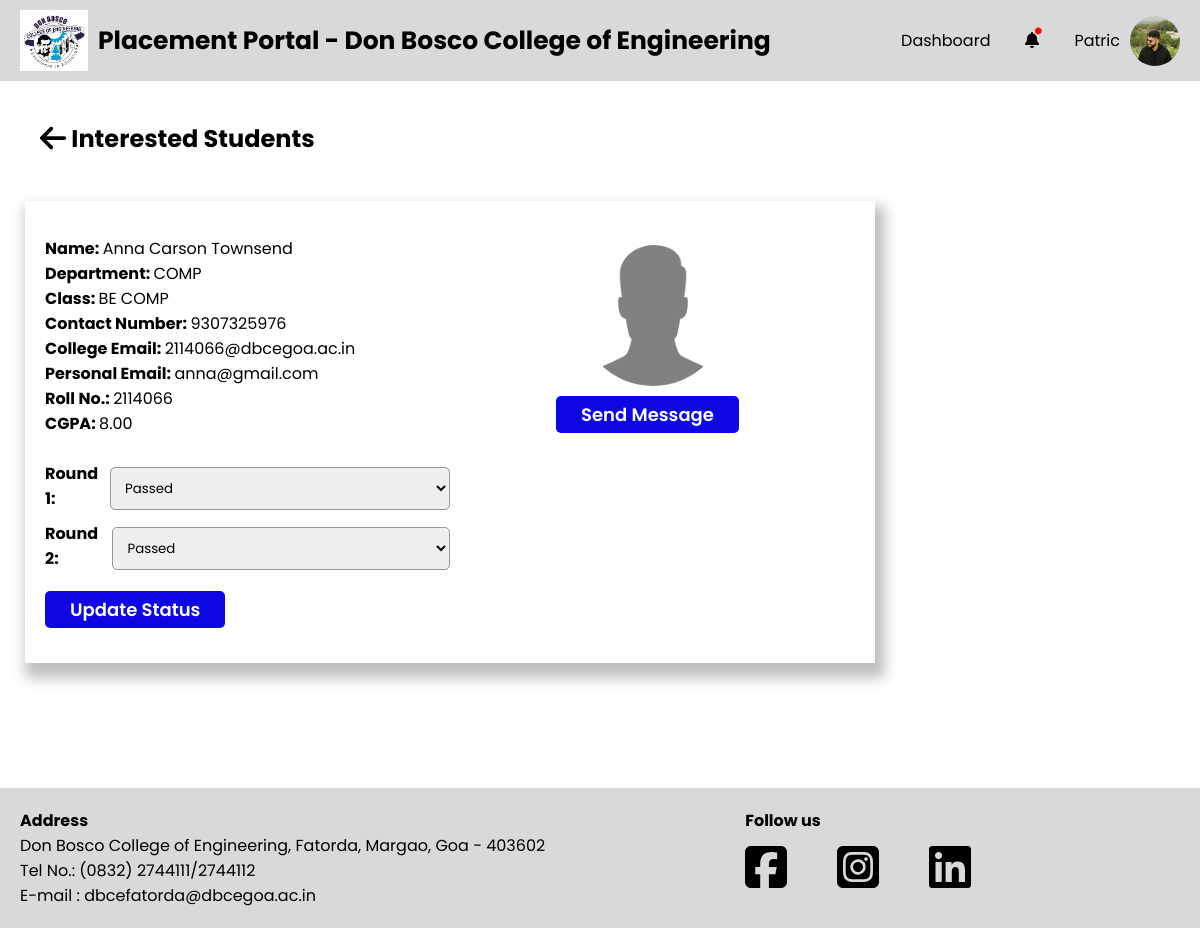
Page /PlacementCoordinator/job-interested-students-details.php?jid=48&semail=2114066@dbcegoa.ac.in (signed in) on the committed database.
### tables this page shows
CREATE TABLE `student` (
  `S_College_Email` varchar(255) NOT NULL,
  `S_Fname` varchar(255) NOT NULL,
  `S_Mname` varchar(255) NOT NULL,
  `S_Lname` varchar(255) NOT NULL,
  `S_Personal_Email` varchar(255) NOT NULL,
  `S_Address` text NOT NULL,
  `S_Phone_no` varchar(20) NOT NULL,
  `S_Roll_no` varchar(50) NOT NULL,
  `S_PR_No` varchar(50) NOT NULL,
  `S_10th_Perc` decimal(5,2) NOT NULL,
  `S_12th_Perc` decimal(5,2) NOT NULL,
  `S_Password` varchar(255) NOT NULL,
  `S_Resume` varchar(255) NOT NULL,
  `S_Profile_pic` varchar(255) NOT NULL,
  `S_10th_marksheet` varchar(255) NOT NULL,
  `S_12th_marksheet` varchar(255) NOT NULL,
  `S_Class_id` int(11) DEFAULT NULL,
  `S_Year_of_Admission` year(4) NOT NULL,
  `Gender` varchar(1) NOT NULL,
  `PLACED` varchar(10) NOT NULL DEFAULT 'No',
  `registration_complete` tinyint(4) NOT NULL DEFAULT 0
);

CREATE TABLE `department` (
  `Dept_id` int(11) NOT NULL,
  `Dept_name` varchar(255) NOT NULL
);

CREATE TABLE `class` (
  `Class_id` int(11) NOT NULL,
  `Class_name` varchar(255) NOT NULL,
  `Dept_id` int(11) DEFAULT NULL
);

CREATE TABLE `result` (
  `S_College_Email` varchar(255) NOT NULL,
  `Sem1_SGPA` decimal(4,2) NOT NULL DEFAULT 0.00,
  `Sem2_SGPA` decimal(4,2) NOT NULL DEFAULT 0.00,
  `Sem3_SGPA` decimal(4,2) NOT NULL DEFAULT 0.00,
  `Sem4_SGPA` decimal(4,2) NOT NULL DEFAULT 0.00,
  `Sem5_SGPA` decimal(4,2) NOT NULL DEFAULT 0.00,
  `Sem6_SGPA` decimal(4,2) NOT NULL DEFAULT 0.00,
  `Sem7_SGPA` decimal(4,2) NOT NULL DEFAULT 0.00,
  `Sem8_SGPA` decimal(4,2) NOT NULL DEFAULT 0.00,
  `CGPA` decimal(4,2) NOT NULL DEFAULT 0.00,
  `has_backlogs` tinyint(1) DEFAULT 0
);

CREATE TABLE `studentrounds` (
  `S_College_Email` varchar(255) NOT NULL,
  `R_id` int(11) NOT NULL,
  `RoundStatus` enum('pending','rejected','passed') DEFAULT 'pending'
);

CREATE TABLE `rounds` (
  `R_id` int(11) NOT NULL,
  `J_id` int(11) DEFAULT NULL,
  `Round_no` int(11) DEFAULT NULL,
  `Location` varchar(255) DEFAULT NULL,
  `Link` varchar(255) DEFAULT NULL,
  `Time` time DEFAULT NULL,
  `Date` date DEFAULT NULL,
  `Description` text DEFAULT NULL
);

### PlacementCoordinator/tpo-utility-functions.php (the view, shortened to what this page needs)
<?php
function getInterestedStudentsDetails()
{
    global $conn;
    $jid = (int) $_GET['jid'];
    $semail = (string) $_GET['semail'];
    $fetchStudentQuery = 'SELECT s.S_Fname as fname,CONCAT_WS(" ",s.S_Fname,s.S_Mname,s.S_Lname) as name,s.S_Profile_pic as logo, s.S_Personal_Email as pemail,s.S_Phone_no as phno,s.S_Roll_no as rollno,c.Class_name as cname,d.Dept_name as dname,r.CGPA as cgpa FROM student AS s
        INNER JOIN class AS c ON c.Class_id = s.S_Class_id
        INNER JOIN department AS d ON c.Dept_id = d.Dept_id
        INNER JOIN result AS r ON s.S_College_Email = r.S_College_Email
        WHERE s.S_College_Email = ?';
    $fetchStudent = $conn->prepare($fetchStudentQuery);
    $fetchStudent->bind_param("s", $semail);
    $fetchStudent->execute();
    $result1 = $fetchStudent->get_result();
    $row1 = $result1->fetch_assoc();
    $fetchRoundsQuery = 'SELECT r.Round_no roundno, sr.R_id rid, sr.RoundStatus roundstatus FROM rounds as r
INNER JOIN studentrounds AS sr ON sr.R_id=r.R_id
WHERE r.J_id = ? AND sr.S_College_Email= ?;';
    $fetchRounds = $conn->prepare($fetchRoundsQuery);
    $fetchRounds->bind_param("is", $jid, $semail);
    $fetchRounds->execute();
    $result2 = $fetchRounds->get_result();
    echo '<div class="section-details">
                        <p><strong>Name: </strong>' . $row1["name"] . '</p>
                        <p><strong>Department: </strong>' . $row1["dname"] . '</p>
                        <p><strong>Class: </strong>' . $row1["cname"] . '</p>
                        <p><strong>Contact Number: </strong>' . $row1["phno"] . '</p>
                        <p><strong>College Email: </strong>' . $semail . '</p>
                        <p><strong>Personal Email: </strong>' . $row1["pemail"] . '</p>
                        <p><strong>Roll No.: </strong>' . $row1["rollno"] . '</p>
                        <p><strong>CGPA: </strong>' . $row1["cgpa"] . '</p>
                        <br/>
                        <form class="status-form" action="" method="post">
                        <div>';
    while ($row2 = $result2->fetch_assoc()) {
        echo '<p class="status-form-inputs">
                            <strong>Round ' . $row2["roundno"] . ': </strong>
                            <select name="round_status[' . $row2["rid"] . ']" id="" >
                                <option value="pending"' . ($row2["roundstatus"] == 'pending' ? ' selected' : '') . '>Pending</option>
                                <option value="passed"' . ($row2["roundstatus"] == 'passed' ? ' selected' : '') . '>Passed</option>
                                <option value="rejected"' . ($row2["roundstatus"] == 'rejected' ? ' selected' : '') . '>Rejected</option>
                            </select>
                        </p>';
    }
    echo ' </div>
                    <button class="update-round-status" name="update-round-status"> Update Status </button>
                    </form>
                    </div>
                    <div class="section-img">
                        <img src="../Data/Students/Profile_Images/' . $row1["logo"] . '" alt="">
                        <div class="button-container">
                            <a href="./notification-post-solo.php?semail='.$semail.'&sname='.$row1["fname"].'"><button class="send-message-button">Send Message</button></a>
                        </div>
                    </div>';
}

### PlacementCoordinator/css/footer.css (style rules this page uses)
a { all: unset; }

### PlacementCoordinator/css/root.css (style rules this page uses)
*,*::after,*::before { padding: 0; margin: 0; box-sizing: border-box; font-family: "Poppins", sans-serif; }
:root { --primary-blue : #0C07E4; --primary-grey : #d9d9d9; --primary-white : white; --primary-red : #FB1616; --secondary-grey : #969696; }

### PlacementCoordinator/css/eligible-students-details.css (style rules this page uses)
*,*::after,*::before { padding: 0; margin: 0; box-sizing: border-box; font-family: "Poppins", sans-serif; }
:root { --primary-blue : #0C07E4; --primary-grey : #d9d9d9; --primary-white : white; --primary-red : #FB1616; }
.sections a { cursor: pointer; color: blue; }
.button-container { display: flex; justify-content: flex-end; margin-right:10px; }
.send-message-button { margin-top: 10px; padding-block: 5px; padding-inline: 25px; border-radius: 5px; border: none; font-weight: 600; font-size: 18px; cursor: pointer; background-color: var(--primary-blue); color: var(--primary-white); }
.section-details { width:100%; margin-top:15px; margin-bottom:15px; }
.section-img { margin-top:15px; margin-bottom:15px; display:flex; width:100%; align-items: center; flex-direction: column; }
.section-img > img { border-radius: 50%; height:150px; width:150px; }
.inputbox input, select { border: 1px solid var(--secondary-grey); width: 350px; padding: 10px; border-radius: 5px; margin-top: 5px; outline: none; }
.status-form { max-width: 450px; }
.update-round-status { padding-block: 5px; padding-inline: 25px; border-radius: 5px; border: none; font-weight: 600; font-size: 18px; cursor: pointer; background-color: var(--primary-blue); color: var(--primary-white); }
.status-form > div { display: flex; flex-direction: column; gap: 10px; margin-bottom: 20px; }
.status-form-inputs { display: flex; justify-content: space-between; align-items: center; }

### rows in the picture
student: department.Dept_name "COMP", S_Class.Class_name "BE COMP", S_Phone_no "9307325976", S_Personal_Email "anna@gmail.com", S_Roll_no "2114066", result.CGPA "8.00", S_Profile_pic (placeholder picture)
studentrounds: R.Round_no "1", RoundStatus+R "Passed"
studentrounds: R.Round_no "2", RoundStatus+R "Passed"

### other values in the picture
$row1["name"] "Anna Carson Townsend"
$semail "2114066@dbcegoa.ac.in"
